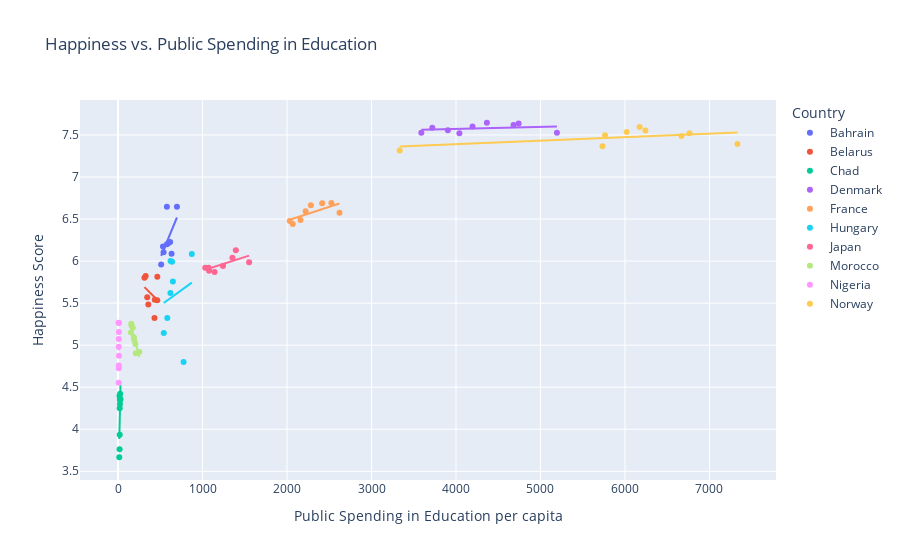

The code cell stored with this chart in its notebook:
### Code cell
graph2 = px.scatter(
    sample_country_df,
    x = 'Edu. Spending per capita',
    y = 'Happiness Score',
    color = 'Country',
    title = 'Happiness vs. Public Spending in Education',
    trendline = 'ols',
    labels ={'Edu. Spending per capita':'Public Spending in Education per capita'}
)
graph2.show()

### Figure 1 — Plotly figure (JSON) as saved in the notebook; plotly's stock layout.template omitted (floating-point values rounded to 4 significant figures)
{"data": [{"hovertemplate": "Country=Bahrain<br>Public Spending in Education per capita=%{x}<br>Happiness Score=%{y}<extra></extra>", "legendgroup": "Bahrain", "marker": {"color": "#636efa", "symbol": "circle"}, "mode": "markers", "name": "Bahrain", "orientation": "v", "showlegend": true, "type": "scatter", "x": [510.6, 602.2, 633.9, 539.0, 579.6, 617.1, 697.4, 578.4, 532.2], "xaxis": "x", "y": [5.96, 6.218, 6.087, 6.105, 6.199, 6.227, 6.647, 6.647, 6.173], "yaxis": "y"}, {"hovertemplate": "<b>OLS trendline</b><br>Happiness Score = 0.00243733 * Edu. Spending per capita + 4.81883<br>R<sup>2</sup>=0.348410<br><br>Country=Bahrain<br>Public Spending in Education per capita=%{x}<br>Happiness Score=%{y} <b>(trend)</b><extra></extra>", "legendgroup": "Bahrain", "marker": {"color": "#636efa", "symbol": "circle"}, "mode": "lines", "name": "Bahrain", "showlegend": false, "type": "scatter", "x": [510.6, 532.2, 539.0, 578.4, 579.6, 602.2, 617.1, 633.9, 697.4], "xaxis": "x", "y": [6.063, 6.116, 6.133, 6.229, 6.231, 6.287, 6.323, 6.364, 6.519], "yaxis": "y"}, {"hovertemplate": "Country=Belarus<br>Public Spending in Education per capita=%{x}<br>Happiness Score=%{y}<extra></extra>", "legendgroup": "Belarus", "marker": {"color": "#EF553B", "symbol": "circle"}, "mode": "markers", "name": "Belarus", "orientation": "v", "showlegend": true, "type": "scatter", "x": [465.4, 313.0, 345.6, 358.5, 431.5, 435.1, 464.5, 327.4], "xaxis": "x", "y": [5.813, 5.802, 5.569, 5.483, 5.322, 5.54, 5.534, 5.822], "yaxis": "y"}, {"hovertemplate": "<b>OLS trendline</b><br>Happiness Score = -0.000998848 * Edu. Spending per capita + 6.00275<br>R<sup>2</sup>=0.118321<br><br>Country=Belarus<br>Public Spending in Education per capita=%{x}<br>Happiness Score=%{y} <b>(trend)</b><extra></extra>", "legendgroup": "Belarus", "marker": {"color": "#EF553B", "symbol": "circle"}, "mode": "lines", "name": "Belarus", "showlegend": false, "type": "scatter", "x": [313.0, 327.4, 345.6, 358.5, 431.5, 435.1, 464.5, 465.4], "xaxis": "x", "y": [5.69, 5.676, 5.658, 5.645, 5.572, 5.568, 5.539, 5.538], "yaxis": "y"}, {"hovertemplate": "Country=Chad<br>Public Spending in Education per capita=%{x}<br>Happiness Score=%{y}<extra></extra>", "legendgroup": "Chad", "marker": {"color": "#00cc96", "symbol": "circle"}, "mode": "markers", "name": "Chad", "orientation": "v", "showlegend": true, "type": "scatter", "x": [15.05, 18.69, 20.26, 23.1, 22.36, 24.8, 29.5, 20.0, 17.82], "xaxis": "x", "y": [3.667, 3.763, 3.936, 4.301, 4.349, 4.423, 4.355, 4.251, 4.397], "yaxis": "y"}, {"hovertemplate": "<b>OLS trendline</b><br>Happiness Score = 0.044141 * Edu. Spending per capita + 3.22055<br>R<sup>2</sup>=0.415457<br><br>Country=Chad<br>Public Spending in Education per capita=%{x}<br>Happiness Score=%{y} <b>(trend)</b><extra></extra>", "legendgroup": "Chad", "marker": {"color": "#00cc96", "symbol": "circle"}, "mode": "lines", "name": "Chad", "showlegend": false, "type": "scatter", "x": [15.05, 17.82, 18.69, 20.0, 20.26, 22.36, 23.1, 24.8, 29.5], "xaxis": "x", "y": [3.885, 4.007, 4.046, 4.103, 4.115, 4.207, 4.24, 4.315, 4.523], "yaxis": "y"}, {"hovertemplate": "Country=Denmark<br>Public Spending in Education per capita=%{x}<br>Happiness Score=%{y}<extra></extra>", "legendgroup": "Denmark", "marker": {"color": "#ab63fa", "symbol": "circle"}, "mode": "markers", "name": "Denmark", "orientation": "v", "showlegend": true, "type": "scatter", "x": [5194.0, 3590.0, 4040.0, 3904.0, 4196.0, 4366.0, 4681.0, 4741.0, 3720.0], "xaxis": "x", "y": [7.527, 7.526, 7.522, 7.555, 7.6, 7.646, 7.62, 7.636, 7.586], "yaxis": "y"}, {"hovertemplate": "<b>OLS trendline</b><br>Happiness Score = 2.44348e-05 * Edu. Spending per capita + 7.47545<br>R<sup>2</sup>=0.068920<br><br>Country=Denmark<br>Public Spending in Education per capita=%{x}<br>Happiness Score=%{y} <b>(trend)</b><extra></extra>", "legendgroup": "Denmark", "marker": {"color": "#ab63fa", "symbol": "circle"}, "mode": "lines", "name": "Denmark", "showlegend": false, "type": "scatter", "x": [3590.0, 3720.0, 3904.0, 4040.0, 4196.0, 4366.0, 4681.0, 4741.0, 5194.0], "xaxis": "x", "y": [7.563, 7.566, 7.571, 7.574, 7.578, 7.582, 7.59, 7.591, 7.602], "yaxis": "y"}, {"hovertemplate": "Country=France<br>Public Spending in Education per capita=%{x}<br>Happiness Score=%{y}<extra></extra>", "legendgroup": "France", "marker": {"color": "#FFA15A", "symbol": "circle"}, "mode": "markers", "name": "France", "orientation": "v", "showlegend": true, "type": "scatter", "x": [2621.0, 2033.0, 2068.0, 2160.0, 2220.0, 2282.0, 2525.0, 2416.0], "xaxis": "x", "y": [6.575, 6.478, 6.442, 6.489, 6.592, 6.664, 6.69, 6.687], "yaxis": "y"}, {"hovertemplate": "<b>OLS trendline</b><br>Happiness Score = 0.000329529 * Edu. Spending per capita + 5.82226<br>R<sup>2</sup>=0.506489<br><br>Country=France<br>Public Spending in Education per capita=%{x}<br>Happiness Score=%{y} <b>(trend)</b><extra></extra>", "legendgroup": "France", "marker": {"color": "#FFA15A", "symbol": "circle"}, "mode": "lines", "name": "France", "showlegend": false, "type": "scatter", "x": [2033.0, 2068.0, 2160.0, 2220.0, 2282.0, 2416.0, 2525.0, 2621.0], "xaxis": "x", "y": [6.492, 6.504, 6.534, 6.554, 6.574, 6.618, 6.654, 6.686], "yaxis": "y"}, {"hovertemplate": "Country=Hungary<br>Public Spending in Education per capita=%{x}<br>Happiness Score=%{y}<extra></extra>", "legendgroup": "Hungary", "marker": {"color": "#19d3f3", "symbol": "circle"}, "mode": "markers", "name": "Hungary", "orientation": "v", "showlegend": true, "type": "scatter", "x": [775.9, 541.4, 583.4, 620.4, 649.6, 621.6, 639.5, 873.1], "xaxis": "x", "y": [4.8, 5.145, 5.324, 5.62, 5.758, 6.0, 5.992, 6.086], "yaxis": "y"}, {"hovertemplate": "<b>OLS trendline</b><br>Happiness Score = 0.000733052 * Edu. Spending per capita + 5.10454<br>R<sup>2</sup>=0.029525<br><br>Country=Hungary<br>Public Spending in Education per capita=%{x}<br>Happiness Score=%{y} <b>(trend)</b><extra></extra>", "legendgroup": "Hungary", "marker": {"color": "#19d3f3", "symbol": "circle"}, "mode": "lines", "name": "Hungary", "showlegend": false, "type": "scatter", "x": [541.4, 583.4, 620.4, 621.6, 639.5, 649.6, 775.9, 873.1], "xaxis": "x", "y": [5.501, 5.532, 5.559, 5.56, 5.573, 5.581, 5.673, 5.745], "yaxis": "y"}, {"hovertemplate": "Country=Japan<br>Public Spending in Education per capita=%{x}<br>Happiness Score=%{y}<extra></extra>", "legendgroup": "Japan", "marker": {"color": "#FF6692", "symbol": "circle"}, "mode": "markers", "name": "Japan", "orientation": "v", "showlegend": true, "type": "scatter", "x": [1552.0, 1071.0, 1032.0, 1070.0, 1078.0, 1143.0, 1243.0, 1354.0, 1394.0], "xaxis": "x", "y": [5.987, 5.921, 5.92, 5.915, 5.886, 5.871, 5.941, 6.039, 6.129], "yaxis": "y"}, {"hovertemplate": "<b>OLS trendline</b><br>Happiness Score = 0.00032425 * Edu. Spending per capita + 5.56242<br>R<sup>2</sup>=0.512158<br><br>Country=Japan<br>Public Spending in Education per capita=%{x}<br>Happiness Score=%{y} <b>(trend)</b><extra></extra>", "legendgroup": "Japan", "marker": {"color": "#FF6692", "symbol": "circle"}, "mode": "lines", "name": "Japan", "showlegend": false, "type": "scatter", "x": [1032.0, 1070.0, 1071.0, 1078.0, 1143.0, 1243.0, 1354.0, 1394.0, 1552.0], "xaxis": "x", "y": [5.897, 5.909, 5.91, 5.912, 5.933, 5.965, 6.002, 6.015, 6.066], "yaxis": "y"}, {"hovertemplate": "Country=Morocco<br>Public Spending in Education per capita=%{x}<br>Happiness Score=%{y}<extra></extra>", "legendgroup": "Morocco", "marker": {"color": "#B6E880", "symbol": "circle"}, "mode": "markers", "name": "Morocco", "orientation": "v", "showlegend": true, "type": "scatter", "x": [205.9, 152.9, 159.6, 157.0, 174.6, 187.9, 252.3, 192.4, 210.1], "xaxis": "x", "y": [5.013, 5.151, 5.235, 5.254, 5.208, 5.095, 4.918, 5.06, 4.903], "yaxis": "y"}, {"hovertemplate": "<b>OLS trendline</b><br>Happiness Score = -0.0036406 * Edu. Spending per capita + 5.77763<br>R<sup>2</sup>=0.787433<br><br>Country=Morocco<br>Public Spending in Education per capita=%{x}<br>Happiness Score=%{y} <b>(trend)</b><extra></extra>", "legendgroup": "Morocco", "marker": {"color": "#B6E880", "symbol": "circle"}, "mode": "lines", "name": "Morocco", "showlegend": false, "type": "scatter", "x": [152.9, 157.0, 159.6, 174.6, 187.9, 192.4, 205.9, 210.1, 252.3], "xaxis": "x", "y": [5.221, 5.206, 5.197, 5.142, 5.094, 5.077, 5.028, 5.013, 4.859], "yaxis": "y"}, {"hovertemplate": "Country=Nigeria<br>Public Spending in Education per capita=%{x}<br>Happiness Score=%{y}<extra></extra>", "legendgroup": "Nigeria", "marker": {"color": "#FF97FF", "symbol": "circle"}, "mode": "markers", "name": "Nigeria", "orientation": "v", "showlegend": true, "type": "scatter", "x": [6.364, 11.3, 9.751, 10.07, 10.96, 9.672, 9.999, 8.397, 8.673], "xaxis": "x", "y": [5.268, 4.875, 5.074, 5.155, 5.265, 4.724, 4.759, 4.552, 4.981], "yaxis": "y"}, {"hovertemplate": "<b>OLS trendline</b><br>Happiness Score = -0.0136954 * Edu. Spending per capita + 5.09106<br>R<sup>2</sup>=0.006540<br><br>Country=Nigeria<br>Public Spending in Education per capita=%{x}<br>Happiness Score=%{y} <b>(trend)</b><extra></extra>", "legendgroup": "Nigeria", "marker": {"color": "#FF97FF", "symbol": "circle"}, "mode": "lines", "name": "Nigeria", "showlegend": false, "type": "scatter", "x": [6.364, 8.397, 8.673, 9.672, 9.751, 9.999, 10.07, 10.96, 11.3], "xaxis": "x", "y": [5.004, 4.976, 4.972, 4.959, 4.958, 4.954, 4.953, 4.941, 4.936], "yaxis": "y"}, {"hovertemplate": "Country=Norway<br>Public Spending in Education per capita=%{x}<br>Happiness Score=%{y}<extra></extra>", "legendgroup": "Norway", "marker": {"color": "#FECB52", "symbol": "circle"}, "mode": "markers", "name": "Norway", "orientation": "v", "showlegend": true, "type": "scatter", "x": [6763.0, 5764.0, 6020.0, 6173.0, 6241.0, 6668.0, 7331.0, 5734.0, 3333.0], "xaxis": "x", "y": [7.522, 7.498, 7.537, 7.594, 7.554, 7.488, 7.393, 7.365, 7.316], "yaxis": "y"}, {"hovertemplate": "<b>OLS trendline</b><br>Happiness Score = 4.19484e-05 * Edu. Spending per capita + 7.22215<br>R<sup>2</sup>=0.249650<br><br>Country=Norway<br>Public Spending in Education per capita=%{x}<br>Happiness Score=%{y} <b>(trend)</b><extra></extra>", "legendgroup": "Norway", "marker": {"color": "#FECB52", "symbol": "circle"}, "mode": "lines", "name": "Norway", "showlegend": false, "type": "scatter", "x": [3333.0, 5734.0, 5764.0, 6020.0, 6173.0, 6241.0, 6668.0, 6763.0, 7331.0], "xaxis": "x", "y": [7.362, 7.463, 7.464, 7.475, 7.481, 7.484, 7.502, 7.506, 7.53], "yaxis": "y"}], "layout": {"autosize": true, "legend": {"title": {"text": "Country"}, "tracegroupgap": 0}, "title": {"text": "Happiness vs. Public Spending in Education"}, "xaxis": {"anchor": "y", "autorange": true, "domain": [0, 1], "range": [-439.0, 7776.0], "title": {"text": "Public Spending in Education per capita"}, "type": "linear"}, "yaxis": {"anchor": "x", "autorange": true, "domain": [0, 1], "range": [3.339, 7.974], "title": {"text": "Happiness Score"}, "type": "linear"}}}
